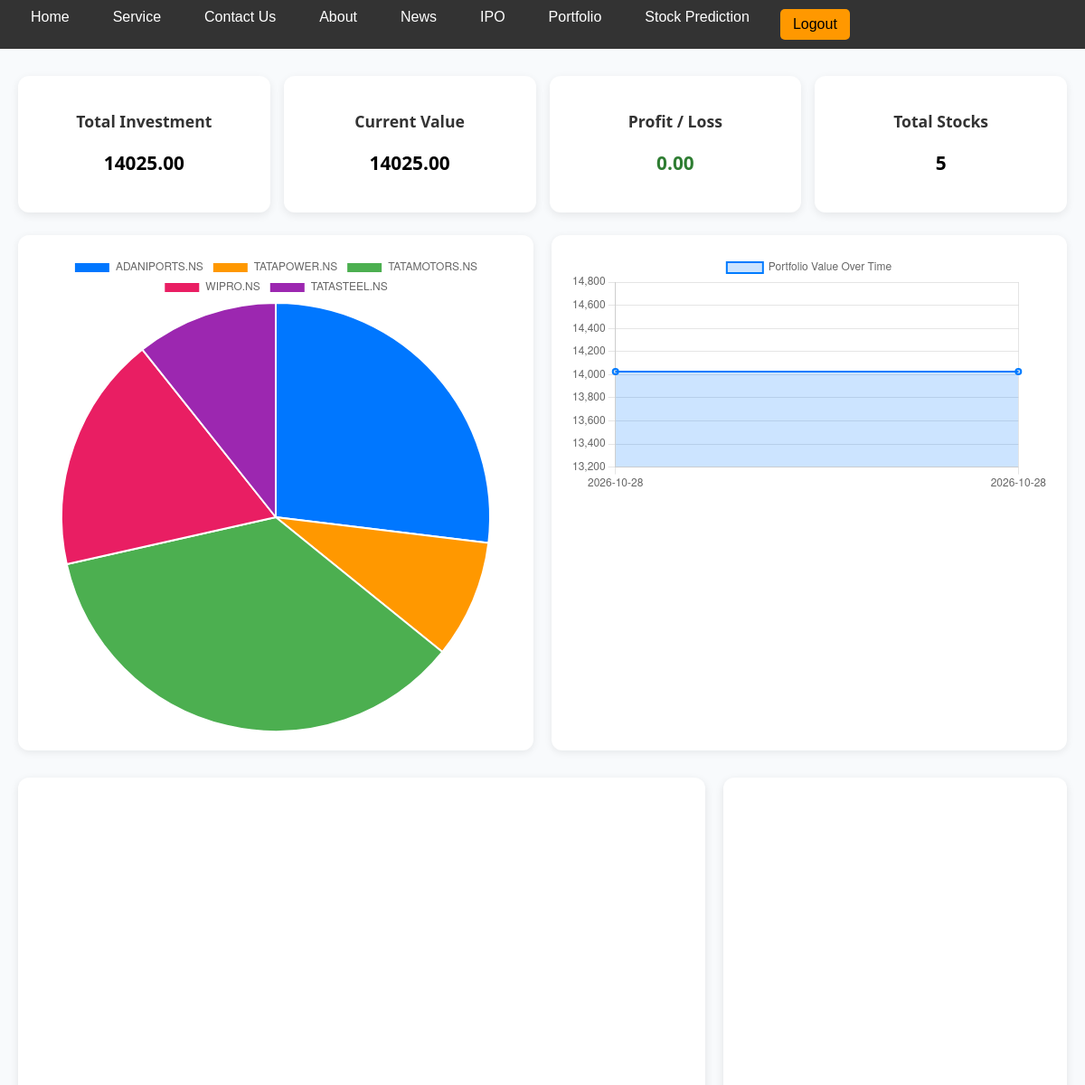
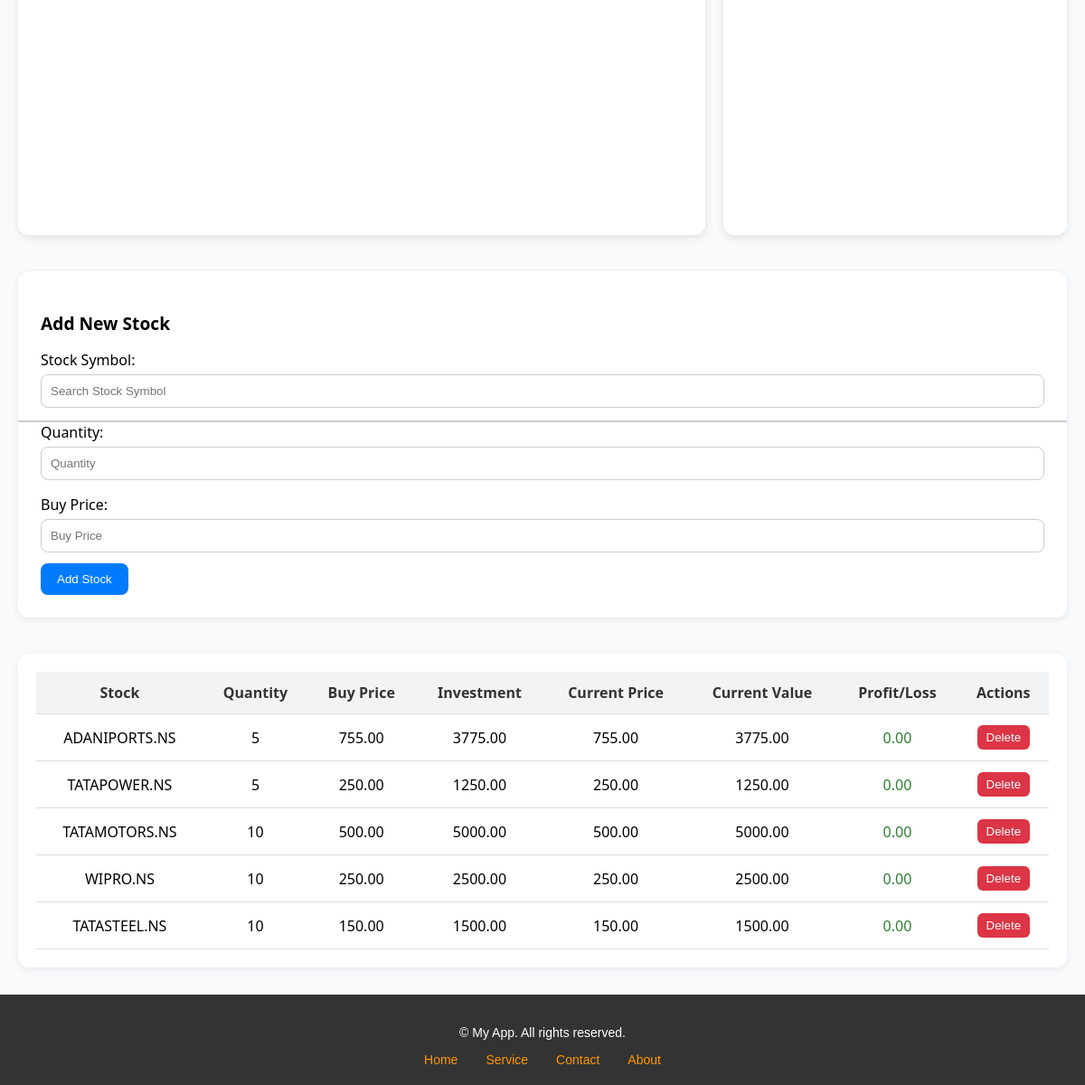
/portfolio/ (signed in), run on the app's committed database (2 pictures, top to bottom).
### home/models.py (models this page shows, shortened)
class Portfolio(models.Model):
    user = models.ForeignKey(User, on_delete=models.CASCADE)
    stock_symbol = models.CharField(max_length=30)  # e.g., AAPL, TCS
    quantity = models.PositiveIntegerField()
    buy_price = models.FloatField()
    added_on = models.DateTimeField(auto_now_add=True)

### home/views.py (the view)
# urls.py: path("portfolio/", views.portfolio, name="portfolio"),
@login_required
def portfolio(request):
    if request.method == "POST":
        form = PortfolioForm(request.POST)
        if form.is_valid():
            new_stock = form.save(commit=False)
            new_stock.stock_symbol = normalize_symbol(new_stock.stock_symbol)
            new_stock.user = request.user
            new_stock.save()
            messages.success(request, f"{new_stock.stock_symbol} added to your portfolio!")
            return redirect('portfolio')
    else:
        form = PortfolioForm()
    holdings = Portfolio.objects.filter(user=request.user)
    portfolio_data = []
    total_investment = 0
    total_current_value = 0
    for stock in holdings:
        current_price = get_realtime_price(stock.stock_symbol)
        effective_price = current_price if current_price is not None else stock.buy_price
        investment = stock.quantity * stock.buy_price
        current_value = stock.quantity * effective_price
        profit_loss = current_value - investment
        portfolio_data.append({
            "symbol": stock.stock_symbol,
            "quantity": stock.quantity,
            "buy_price": stock.buy_price,
            "investment": round(investment, 2),
            "current_price": round(effective_price, 2),
            "current_value": round(current_value, 2),
            "profit_loss": round(profit_loss, 2),
            "id": stock.pk
        })
        total_investment += investment
        total_current_value += current_value
    context = {
        "form": form,
        "portfolio": portfolio_data,
        "total_stocks": holdings.count(),
        "total_investment": round(total_investment, 2),
        "total_current_value": round(total_current_value, 2),
        "total_profit_loss": round(total_current_value - total_investment, 2),
        "portfolio_history": {
            "dates": [datetime.now().strftime("%Y-%m-%d")],
            "values": [round(total_current_value, 2)]
        },
        "last_updated": datetime.now().strftime("%Y-%m-%d %H:%M:%S"),
    }
    return render(request, "portfolio.html", context)

### home/forms.py
class PortfolioForm(forms.ModelForm):
    class Meta:
        model = Portfolio
        fields = ['stock_symbol', 'quantity', 'buy_price']
        widgets = {
            'stock_symbol': forms.TextInput(attrs={'class': 'form-control', 'placeholder': 'Stock Symbol'}),
            'quantity': forms.NumberInput(attrs={'class': 'form-control', 'placeholder': 'Quantity'}),
            'buy_price': forms.NumberInput(attrs={'class': 'form-control', 'placeholder': 'Buy Price'}),
        }

### home/views.py (called while the page is built)
def normalize_symbol(symbol):
    symbol = symbol.upper().strip()
    if symbol.endswith(".BSE") or symbol.endswith(".BO"):
        base = symbol.split('.')[0]
        symbol = f"{base}.BO"  # YFinance uses .BO
    elif symbol.endswith(".NS"):
        base = symbol.split('.')[0]
        symbol = f"{base}.NS"
    return symbol

def get_realtime_price(symbol):
    symbol = normalize_symbol(symbol)
    try:
        url = "https://www.alphavantage.co/query"
        params = {"function": "GLOBAL_QUOTE", "symbol": symbol, "apikey": API_KEY}
        res = requests.get(url, params=params, timeout=8)
        res.raise_for_status()
        data = res.json()
        quote = data.get("Global Quote", {})
        price = quote.get("05. price")
        if price:
            return float(price)
    except Exception as e:
        print(f"Alpha Vantage failed for {symbol}: {e}")
    try:
        ticker = yf.Ticker(symbol)
        info = ticker.info
        price = info.get("regularMarketPrice")
        if price:
            return float(price)
    except Exception as e:
        print(f"YFinance failed for {symbol}: {e}")
    return None

### templates/portfolio.html (shortened to what this page needs)
{% extends "base.html" %}
{% load static %}
{% block extra_head %}
<link rel="stylesheet" href="{% static 'css/portfolio.css' %}">
{% endblock extra_head %}
{% block content %}
<div class="portfolio-container">
    <div class="summary-cards">
        <div class="card">
            <h3>Total Investment</h3>
            <p id="totalInvestment">{{ total_investment|floatformat:2 }}</p>
        </div>
        <div class="card">
            <h3>Current Value</h3>
            <p id="totalCurrentValue">{{ total_current_value|floatformat:2 }}</p>
        </div>
        <div class="card">
            <h3>Profit / Loss</h3>
            <p id="totalProfitLoss" class="{% if total_profit_loss >= 0 %}profit{% else %}loss{% endif %}">
                {{ total_profit_loss|floatformat:2 }}
            </p>
        </div>
        <div class="card">
            <h3>Total Stocks</h3>
            <p>{{ total_stocks }}</p>
        </div>
    </div>
    <div class="charts">
        <div class="chart-box">
            <canvas id="allocationChart"></canvas>
        </div>
        <div class="chart-box">
            <canvas id="valueChart"></canvas>
        </div>
    </div>
    <div class="tv-wrapper">
        <div id="tv_chart_container"></div>
        <div id="tv_screener_container"></div>
    </div>
    <div class="form-container">
        <h3>Add New Stock</h3>
        <form id="stockForm" method="POST" autocomplete="off">
            <p style="position:relative;">
                <label for="id_stock_symbol">Stock Symbol:</label>
                <input type="text" id="id_stock_symbol" name="stock_symbol" placeholder="Search Stock Symbol" autocomplete="off">
                <ul id="suggestions"></ul>
            </p>
            <p>
                <label for="id_quantity">Quantity:</label>
                <input type="number" name="quantity" id="id_quantity" placeholder="Quantity">
            </p>
            <p>
                <label for="id_buy_price">Buy Price:</label>
                <input type="number" name="buy_price" id="id_buy_price" placeholder="Buy Price">
            </p>
            <button type="submit" class="btn-add">Add Stock</button>
        </form>
    </div>
    {% if portfolio %}
    <div class="table-container">
        <table class="portfolio-table">
            <thead>
                <tr>
                    <th>Stock</th>
                    <th>Quantity</th>
                    <th>Buy Price</th>
                    <th>Investment</th>
                    <th>Current Price</th>
                    <th>Current Value</th>
                    <th>Profit/Loss</th>
                    <th>Actions</th>
                </tr>
            </thead>
            <tbody>
                {% for stock in portfolio %}
                <tr class="stock-row" data-id="{{ stock.id }}">
                    <td>{{ stock.symbol }}</td>
                    <td>{{ stock.quantity }}</td>
                    <td>{{ stock.buy_price|floatformat:2 }}</td>
                    <td>{{ stock.investment|floatformat:2 }}</td>
                    <td class="current-price">{{ stock.current_price|floatformat:2 }}</td>
                    <td class="current-value">{{ stock.current_value|floatformat:2 }}</td>
                    <td class="profit-loss {% if stock.profit_loss >= 0 %}profit{% else %}loss{% endif %}">
                        {{ stock.profit_loss|floatformat:2 }}
                    </td>
                    <td>
                        <form method="post" action="{% url 'delete_stock' stock.id %}" onsubmit="return confirm('Are you sure?');">
                            <button type="submit" class="btn-delete">Delete</button>
                        </form>
                    </td>
                </tr>
                {% endfor %}
            </tbody>
        </table>
    </div>
    {% else %}
    <p class="no-stocks">No stocks added yet. Use the form above to add your first stock.</p>
    {% endif %}
</div>
<script>
const allocationCtx = document.getElementById('allocationChart').getContext('2d');
const valueCtx = document.getElementById('valueChart').getContext('2d');
let allocationChart = new Chart(allocationCtx, {
    type: 'pie',
    data: {
        labels: [{% for stock in portfolio %}'{{ stock.symbol }}',{% endfor %}],
        datasets: [{
            label: 'Investment Allocation',
            data: [{% for stock in portfolio %}{{ stock.investment }},{% endfor %}],
            backgroundColor: ['#0077ff','#ff9800','#4caf50','#e91e63','#9c27b0','#f44336','#03a9f4'],
        }]
    },
    options: { responsive: true }
});
let valueChart = new Chart(valueCtx, {
    type: 'line',
    data: {
        labels: {{ portfolio_history.dates|safe }},
        datasets: [{
            label: 'Portfolio Value Over Time',
            data: {{ portfolio_history.values|safe }},
            backgroundColor: 'rgba(0,123,255,0.2)',
            borderColor: 'rgba(0,123,255,1)',
            borderWidth: 2,
            fill: true
        }]
    },
    options: { responsive: true }
});
</script>
<script>
function updatePortfolioPrices() {
    fetch("{% url 'update_prices' %}")
    .then(res => res.json())
    .then(data => {
        data.stocks.forEach(stock => {
            const row = document.querySelector(`.stock-row[data-id='${stock.id}']`);
            if(row){
                row.querySelector(".current-price").innerText = (stock.current_price || 0).toFixed(2);
                row.querySelector(".current-value").innerText = (stock.current_value || 0).toFixed(2);
                const plCell = row.querySelector(".profit-loss");
                plCell.innerText = (stock.profit_loss || 0).toFixed(2);
                plCell.className = "profit-loss " + ((stock.profit_loss || 0) >=0 ? "profit" : "loss");
            }
        });
        document.getElementById("totalCurrentValue").innerText = (data.total_current_value || 0).toFixed(2);
        const totalPL = document.getElementById("totalProfitLoss");
        totalPL.innerText = (data.total_profit_loss || 0).toFixed(2);
        totalPL.className = (data.total_profit_loss || 0) >=0 ? "profit" : "loss";
        allocationChart.data.datasets[0].data = data.stocks.map(s => s.current_value);
        allocationChart.update();
        valueChart.data.datasets[0].data.push(data.total_current_value);
        const today = new Date();
        valueChart.data.labels.push(today.toISOString().split('T')[0]);
        valueChart.update();
    })
    .catch(err => console.error("Error updating prices:", err));
}
setInterval(updatePortfolioPrices, 30000);
updatePortfolioPrices();
</script>
<script>
new TradingView.widget({
  "container_id": "tv_chart_container",
  "width": "100%",
  "height": "600",
  "symbol": "NSE:TATAPOWER",
  "interval": "D",
  "timezone": "Asia/Kolkata",
  "theme": "light",
  "style": "1",
  "locale": "in",
  "toolbar_bg": "#f1f3f6",
  "withdateranges": true,
  "allow_symbol_change": true,
  "details": true,
  "calendar": true,
  "hotlist": true,
});
</script>
{% endblock content %}

### static/css/style.css (style rules this page uses)
* { box-sizing: border-box; }
html, body { margin: 0; padding: 0; height: 100%; font-family: Arial, sans-serif; max-width: 100%; overflow-x: hidden; }
body { display: flex; flex-direction: column; min-height: 100vh; }
.form-container { position: relative; }
#suggestions { width: 100%; left: 0; }

### static/css/portfolio.css (style rules this page uses)
.portfolio-container { max-width: 1400px; margin: 0 auto; padding: 30px 20px; background-color: #f8fafc; font-family: 'Segoe UI', Tahoma, Geneva, Verdana, sans-serif; }
.summary-cards { display: grid; grid-template-columns: repeat(auto-fit, minmax(230px, 1fr)); gap: 15px; margin-bottom: 25px; }
.card { background: white; border-radius: 12px; padding: 20px; box-shadow: 0 3px 10px rgba(0, 0, 0, 0.08); text-align: center; }
.card h3 { margin-bottom: 10px; color: #333; font-size: 1.1rem; }
.card p { font-size: 1.3rem; font-weight: bold; }
.profit { color: #2e7d32; }
.charts { display: flex; flex-wrap: wrap; gap: 20px; margin-bottom: 30px; }
.chart-box { flex: 1; min-width: 320px; background: white; border-radius: 12px; box-shadow: 0 2px 8px rgba(0, 0, 0, 0.08); padding: 20px; }
.tv-wrapper { display: grid; grid-template-columns: 2fr 1fr; gap: 20px; margin-bottom: 40px; align-items: stretch; }
#tv_chart_container { width: 100%; height: 600px !important; background: white; border-radius: 12px; overflow: hidden; box-shadow: 0 3px 10px rgba(0, 0, 0, 0.1); }
#tv_screener_container { width: 100%; height: 600px !important; background: white; border-radius: 12px; overflow: hidden; box-shadow: 0 3px 10px rgba(0, 0, 0, 0.1); }
.form-container { background: white; border-radius: 12px; padding: 25px; box-shadow: 0 2px 8px rgba(0, 0, 0, 0.08); margin-bottom: 40px; }
.form-container h3 { margin-bottom: 15px; font-size: 1.2rem; }
.form-container form p { margin-bottom: 12px; }
.form-container input { width: 100%; padding: 10px; border-radius: 8px; border: 1px solid #ccc; margin-top: 5px; }
.btn-add { background: #007bff; color: white; border: none; padding: 10px 18px; border-radius: 8px; cursor: pointer; }
.table-container { overflow-x: auto; background: white; border-radius: 12px; padding: 20px; box-shadow: 0 2px 8px rgba(0, 0, 0, 0.08); }
.portfolio-table { width: 100%; border-collapse: collapse; text-align: center; }
.portfolio-table th, .portfolio-table td { padding: 12px 10px; border-bottom: 1px solid #ddd; }
.portfolio-table th { background: #f1f3f5; color: #333; }
.btn-delete { background: #dc3545; color: white; border: none; border-radius: 6px; padding: 6px 10px; cursor: pointer; }

### templates/portfolio.html (style rules this page uses)
#suggestions { position: absolute; background-color: #fff; border: 1px solid #ccc; width: 100%; max-height: 200px; overflow-y: auto; z-index: 1000; padding: 0; margin-top: 2px; list-style: none; }

### data on the page
Portfolio: symbol "ADANIPORTS.NS", buy_price "755.00"
Portfolio: symbol "TATAPOWER.NS", buy_price "250.00"
Portfolio: symbol "TATAMOTORS.NS", buy_price "500.00"
Portfolio: symbol "WIPRO.NS", buy_price "250.00"
Portfolio: symbol "TATASTEEL.NS", buy_price "150.00"

### other printed values
{{ total_investment|floatformat:2 }} "14025.00"
{{ total_current_value|floatformat:2 }} "14025.00"
{{ total_profit_loss|floatformat:2 }} "0.00"
{{ total_stocks }} "5"
{{ stock.quantity }} "5" "5" "10" "10" "10"
{{ stock.investment|floatformat:2 }} "3775.00" "1250.00" "5000.00" "2500.00" "1500.00"
{{ stock.current_price|floatformat:2 }} "755.00" "250.00" "500.00" "250.00" "150.00"
{{ stock.current_value|floatformat:2 }} "3775.00" "1250.00" "5000.00" "2500.00" "1500.00"
{{ stock.profit_loss|floatformat:2 }} "0.00" "0.00" "0.00" "0.00" "0.00"
chart data {{ stock.symbol }} ADANIPORTS.NS, TATAPOWER.NS, TATAMOTORS.NS, WIPRO.NS, TATASTEEL.NS
chart data {{ portfolio_history.dates|safe }} ['2026-10-28']
chart data {{ portfolio_history.values|safe }} [14025.0]
